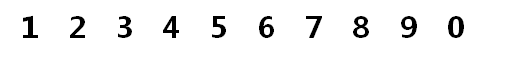
#> input picture images/td2.png, 530 x 62 px, found by its file name
$ python OpencvDemo140.py
#> lines starting #> are read from the running program, lines starting #| are printed output that depends on the picture; after the words box and inside, x2 and y2 are one past the last pixel; in counts of white or black regions, pixels touching at a corner belong together
### src/OpencvDemo139.py
#!/usr/bin/env python3
#coding = utf-8

import logging
import math
import numpy as np
import cv2 as cv

labels = list()
text_features = list()

# 案例：识别0～9印刷体数字—Part 1
# [13 lines left out: function OpencvDemo139, not called in this run]

def train_data():
    src = cv.imread("images/td2.png")
#> src is the input picture: shape (62, 530, 3); min 0, max 255, mean 242.3
    if src is None:
        logging.error("could not load an image!")
        return cv.Error.StsError

    dst = np.copy(src)

    gray = cv.cvtColor(src, cv.COLOR_BGR2GRAY)
    _, binary = cv.threshold(gray, 0, 255, cv.THRESH_BINARY_INV | cv.THRESH_OTSU)
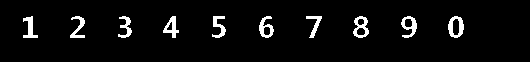
#> binary: shape (62, 530); 4.8% white; 10 white regions

    contours, _ = cv.findContours(binary, cv.RETR_EXTERNAL, cv.CHAIN_APPROX_SIMPLE)
#> contours = 10 contours; largest, box (x1, y1, x2, y2) and area: (448, 16, 464, 38) 251, (353, 16, 369, 38) 229, (401, 16, 417, 38) 186, (259, 16, 274, 38) 174, (163, 16, 179, 38) 154

    rects = list()
    for contour in contours:
        rect = cv.boundingRect(contour)
        rects.append(rect)
        cv.rectangle(dst, rect, (0, 0, 255), 1)
#> this loop made 10 passes
#> rect on passes 1 to 10: (448, 16, 16, 22), (401, 16, 16, 22), (353, 16, 16, 22), (306, 16, 16, 22), (259, 16, 15, 22), (212, 16, 14, 22), (163, 16, 16, 22), (118, 16, 14, 22), (70, 16, 15, 22), (23, 16, 15, 22)
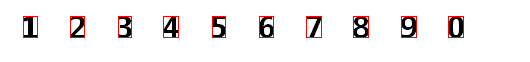
#> dst: shape (62, 530, 3); 2.15% of pixels changed, all inside (x1, y1, x2, y2) = (23, 16, 464, 38)
#> after the loop, rects = [(448, 16, 16, 22), (401, 16, 16, 22), (353, 16, 16, 22), (306, 16, 16, 22), (259, 16, 15, 22), (212, 16, 14, 22), (163, 16, 16, 22), (118, 16, 14, 22), (70, 16, 15, 22), (23, 16, 15, 22)]

    # sort the ROIs in ascending order
    rects.sort(key=lambda r: r[0], reverse=False)

    for i in range(len(rects)):
        x, y, w, h = rects[i]
        roi = binary[y : y + h, x : x + w]
        feature = extract_feature(roi)

        text_features.append(feature)

        if (len(rects) - 1) == i:
            labels.append("0")
        else:
            labels.append("{:d}".format(i + 1))
#> this loop made 10 passes
#> (height in extract_feature, width in extract_feature, bins in extract_feature) on pass 1: (22, 15, 10)

    h, w, ch = src.shape
    result = np.zeros([h * 2, w, ch], dtype=src.dtype)
    result[0 : h, 0 : w, :] = src
    result[h : h * 2, 0 : w, :] = dst
    cv.putText(result, "original image", (10, 12), cv.FONT_ITALIC, .5, (0, 0, 255), 1)
    cv.putText(result, "image with digit ROIs", (10, h + 12), cv.FONT_ITALIC, .5, (0, 0, 255), 1)
    cv.imshow("digit recognition - train data", result)

    return cv.Error.StsOk

def extract_feature(txt_image):
    # total black pixels
    feature = list()

    height, width = txt_image.shape[:2]

    # feature
    bins = 10
    xstep = width / 4
    ystep = height / 5

    y = 0
    while y < height:
        x = 0
        while x < width:
            feature.append(get_weight_black_number(txt_image, width, height, x, y, xstep, ystep))
            x += xstep
        y += ystep

    # calculate Y Project
    xstep = width / bins
    x = 0
    while x < width:
        if (x + xstep) - width > 1:
            x += xstep
            continue
        feature.append(get_weight_black_number(txt_image, width, height, x, 0, xstep, height))
        x += xstep

    # calculate X Project
    ystep = height / bins
    y = 0
    while y < height:
        if (y + ystep) - height > 1:
            y += ystep
            continue
        feature.append(get_weight_black_number(txt_image, width, height, 0, y, width, ystep))
        y += ystep

    # normalization of feature vector

    # 4x5 cells = 20-element vector
    sum = 0
    for i in range(20):
        sum += feature[i]
    for i in range(20):
        feature[i] /= sum

    # Y Projection 10-element vector
    sum = 0
    for i in range(20, 30):
        sum += feature[i]
    for i in range(20, 30):
        feature[i] /= sum

    # X Projection 10-element vector
    sum = 0
    for i in range(30, 40):
        sum += feature[i]
    for i in range(30, 40):
        feature[i] /= sum

    return feature

def get_weight_black_number(image, width, height, x, y, xstep, ystep):
    weightNum = 0

    # 取整
    nx = int(math.floor(x))
    ny = int(math.floor(y))

    # 浮点数
    fx = x - nx
    fy = y - ny

    # 计算位置
    w = x + xstep
    h = y + ystep
    if w - width > 1e-3:
        w = width - 1
    if h - height > 1e-3:
        h = height - 1

    # 权重取整
    nw = int(math.floor(w))
    nh = int(math.floor(h))

    # 浮点数
    fw = w - nw
    fh = h - nh

    # 计算
    weight = 0
    for row in range(ny, nh):
        for col in range(nx, nw):
            c = image[row, col]
            if c == 0:
                weight += 1

    w1 = 0; w2 = 0; w3 = 0; w4 = 0

    # calculate w1
    if fx > 1e-3:
        col = nx + 1
        if col > width - 1:
            col = col - 1
        count = 0
        for row in range(ny, nh):
            c = image[row, col]
            if c == 0:
                count += 1
        w1 = count * fx

    # calculate w2
    if fy > 1e-3:
        row = ny + 1
        if row > height - 1:
            row = row - 1
        count = 0
        for col in range(nx, nw):
            c = image[row, col]
            if c == 0:
                count += 1
        w2 = count * fy

    # calculate w3
    if fw > 1e-3:
        col = nw + 1
        if col > width - 1:
            col = col - 1
        count = 0
        for row in range(ny, nh):
            c = image[row, col]
            if c == 0:
                count += 1
        w3 = count * fw

    # calculate w4
    if fh > 1e-3:
        row = nh + 1
        if row > height - 1:
            row = row - 1
        count = 0
        for col in range(nx, nw):
            c = image[row, col]
            if c == 0:
                count += 1
        w4 = count * fh

    weightNum = weight - w1 - w2 + w3 + w4

    if weightNum < 0:
        weightNum = 0

    return weightNum

# [2 lines that do not run on import are left out]

# end of file

### src/OpencvDemo140.py
#!/usr/bin/env python3
#coding = utf-8

import logging
import numpy as np
import cv2 as cv
from OpencvDemo139 import labels, text_features, train_data, extract_feature

# 案例：识别0～9印刷体数字—Part 2
def OpencvDemo140():
    logging.basicConfig(level=logging.DEBUG)

    # 训练
    if cv.Error.StsOk != train_data():
        logging.error("Fail to train data!")
        return cv.Error.StsError

    # 测试
    if cv.Error.StsOk != test_data():
        logging.error("Fail to test data!")
        return cv.Error.StsError

    cv.waitKey(0)

    cv.destroyAllWindows()

    return cv.Error.StsOk

def test_data():
    src = cv.imread("images/digit-01.png")
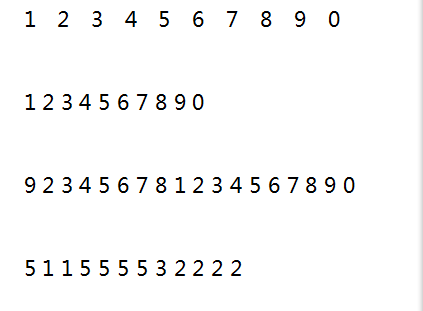
#> input picture images/digit-01.png, 423 x 311 px, found by its file name
#> src is the input picture: shape (311, 423, 3); mean B, G, R 248.6, 248.6, 248.6
    if src is None:
        logging.error("could not load an image!")
        return cv.Error.StsError

    dst = np.copy(src)

    gray = cv.cvtColor(src, cv.COLOR_BGR2GRAY)
#> gray: shape (311, 423)
    _, binary = cv.threshold(gray, 0, 255, cv.THRESH_BINARY_INV | cv.THRESH_OTSU)
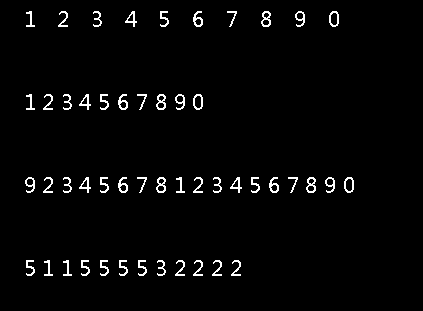
#> binary: shape (311, 423); 2.5% white in thin lines or dots, all inside (x1, y1, x2, y2) = (25, 11, 354, 276)

    contours, _ = cv.findContours(binary, cv.RETR_EXTERNAL, cv.CHAIN_APPROX_SIMPLE)

    for contour in contours:
        rect = cv.boundingRect(contour)

        x, y, w, h = rect
        roi = binary[y : y + h, x : x + w]
        feature = extract_feature(roi)

        result = predict_digit(feature)
        cv.putText(dst, result, (x, y + h + 15), cv.FONT_HERSHEY_PLAIN, 1.0, (0, 0, 255), 1)
#> this loop made 50 passes
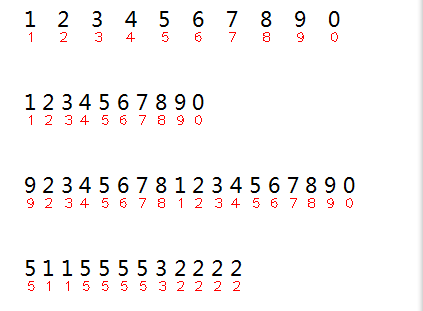
#> dst: shape (311, 423, 3); 0.83% of pixels changed, all inside (x1, y1, x2, y2) = (27, 32, 353, 291)

    h, w, ch = src.shape
    result = np.zeros([h, w * 2, ch], dtype=src.dtype)
    result[0 : h, 0 : w, :] = src
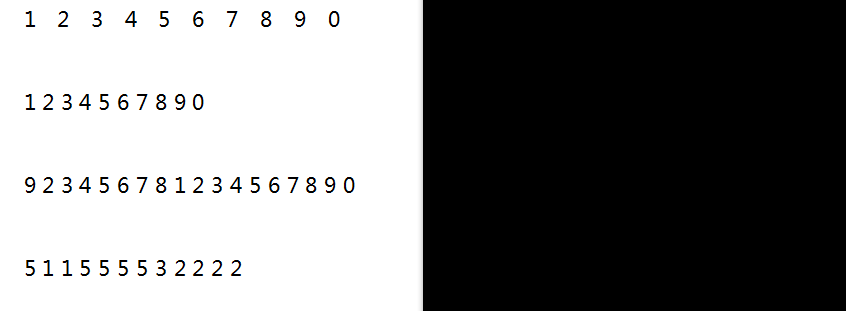
#> result: shape (311, 846, 3); mean B, G, R 124.3, 124.3, 124.3
    result[0 : h, w : w * 2, :] = dst
    cv.putText(result, "original image", (10, 12), cv.FONT_ITALIC, .5, (0, 0, 255), 1)
    cv.putText(result, "image with results", (w + 10, 12), cv.FONT_ITALIC, .5, (0, 0, 255), 1)
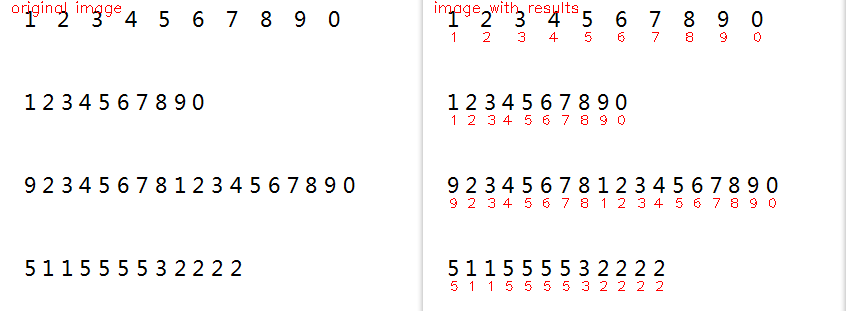
#> result: shape (311, 846, 3); mean B, G, R 247, 247, 248.6
    cv.imshow("digit recognition - test data", result)

    return cv.Error.StsOk

def predict_digit(feature):
    min_dist = float('inf')
    index = -1

    for i in range(len(text_features)):
        dist = 0
        temp = text_features[i]

        for j in range(len(feature)):
            d = temp[j] - feature[j]
            dist += d * d

        if dist < min_dist:
            min_dist = dist
            index = i

    if index >= 0:
        result = labels[index]
    else:
        result = "-"

    return result

if __name__ == "__main__":
    OpencvDemo140()

# end of file
